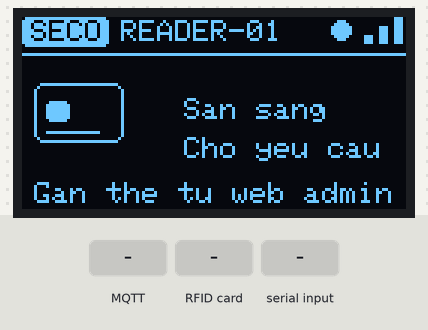
This sketch was run on a simulated ESP32-S3. Parts: 128×64 one-colour display. The inputs (shaded band) are chosen by the test bench. WiFi joins after 1.5 s; servers stay silent unless stated; no MQTT or app messages arrive unless stated; what the sketch prints to the serial monitor is not drawn.

Above: at 2.9 s.
3.0 s: MQTT message "1" arrives on the second subscribed topic
At 3.3 s:
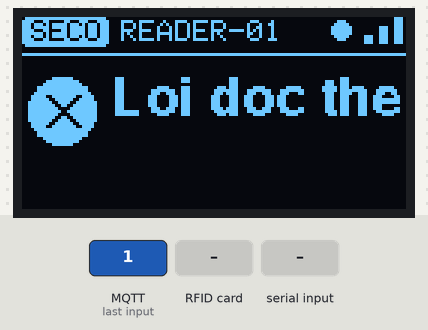
4.5 s: RFID card 5E 7A 19 C4 held to the reader
At 4.9 s:
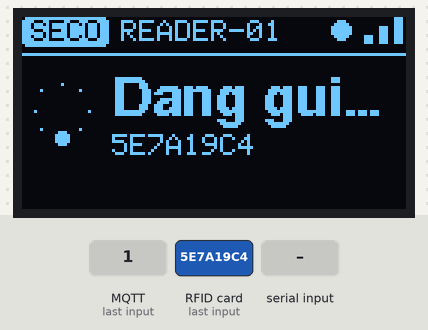
7.0 s: "SCAN\n" received over Serial
At 7.2 s:
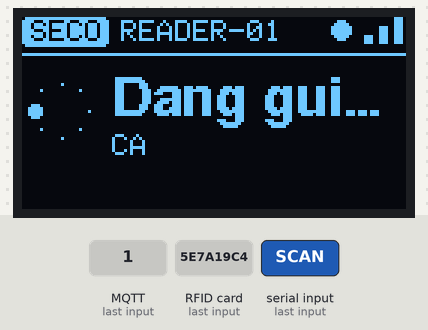
9.3 s: "REPLACE\n" received over Serial
At 9.51 s:
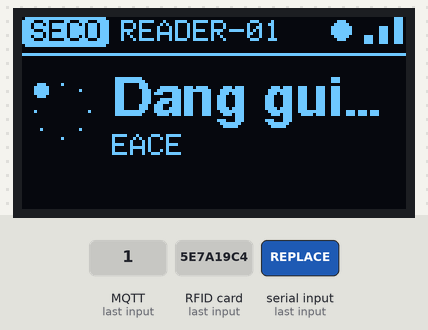
11.7 s: "DONE\n" received over Serial
At 13.92 s:
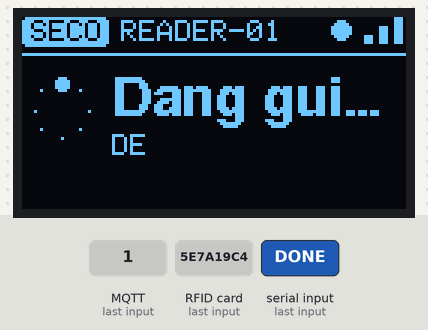
14.0 s: "CANCEL\n" received over Serial
At 14.43 s:
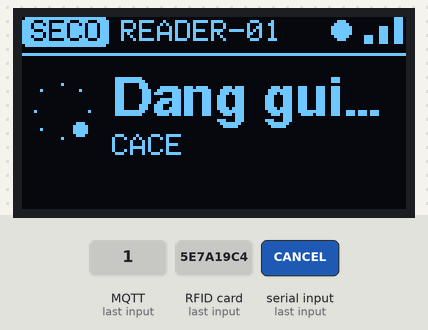
Timing chart, 0 to 17.0 s (numbered marks = the images above; inputs shaded):
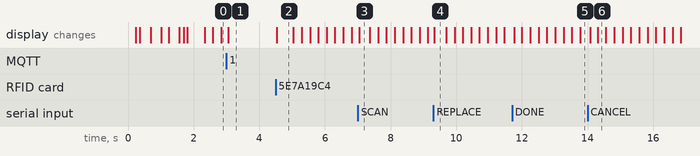

The sketch:

sketch.ino
```cpp
/*
 * SECO admin desk RFID reader (READER-01) - assign / replace a member's card.
 *
 * Flow (FR02, Web Admin > Member details)
 *   1. Admin creates a member, then clicks "Gán thẻ" (or "Đổi thẻ").
 *      The API sends cmd SCAN; the OLED shows "QUET THE CHO: <member>".
 *   2. Tap a card. The reader sends its UID; the web dialog shows it.
 *   3. Admin clicks "Hoàn tất": the API saves the UID as the member's card
 *      (a replaced card is unlinked) and sends cmd DONE -> "DA GAN THE".
 *   The member can then tap this card at a charging station to start charging.
 *
 * The card is read by an MFRC522 (SPI). In Wokwi click the reader to open its
 * control panel, pick a card and press "Tap". A hex UID typed in the Serial
 * Monitor (e.g. 04A31F7C + Enter) is accepted too.
 *
 * MQTT (this is not a charging station, so it has its own namespace)
 *   sub seco/reader/READER-01/cmd     SCAN | DONE | CANCEL
 *   sub seco/reader/READER-01/res     result of a scan
 *   pub seco/reader/READER-01/scan    {"uid", "registration_id"}
 *   pub seco/reader/READER-01/hb      heartbeat every 10 s
 *   pub seco/reader/READER-01/status  ONLINE (retained), OFFLINE via last will
 */

#include <ArduinoJson.h>
#include <Adafruit_GFX.h>
#include <Adafruit_SSD1306.h>
#include <Fonts/FreeSansBold9pt7b.h>
#include <MFRC522.h>
#include <PubSubClient.h>
#include <SPI.h>
#include <WiFi.h>
#include <WiFiClientSecure.h>
#include <Wire.h>

// ---- Configuration ---------------------------------------------------------

const char *WIFI_SSID = "Wokwi-GUEST";
const char *WIFI_PASSWORD = "";

// Broker: broker.hivemq.com, the broker of the API deployed on Render
// (https://seco-backend-api.onrender.com); the web app is on Vercel
// (https://iad-seco.vercel.app). Nothing runs on your computer. In Wokwi use
// the plain port 1883 (MQTT_TLS 0): the Wokwi gateway does not open TLS to
// 8883 (rc=-2), and broker.hivemq.com is one broker on both ports, so the API
// still gets every message.
#define MQTT_TLS 0  // 1 = broker.hivemq.com:8883 over TLS (real hardware on a normal network)
const char *MQTT_HOST = "broker.hivemq.com";
const uint16_t MQTT_PORT = MQTT_TLS ? 8883 : 1883;
const char *MQTT_USERNAME = nullptr;  // set both for a private broker (HiveMQ Cloud)
const char *MQTT_PASSWORD = nullptr;

// Must match ADMIN_READER_ID of the API (default READER-01).
const char *READER_ID = "READER-01";
const char *FIRMWARE = "desk-reader-1.0";

// MFRC522 on the ESP32-S3 SPI bus (FSPI default pins).
const uint8_t RFID_SCK = 12;
const uint8_t RFID_MISO = 13;
const uint8_t RFID_MOSI = 11;
const uint8_t RFID_SS = 10;   // "SDA" on the module
const uint8_t RFID_RST = 14;


const uint8_t I2C_SDA = 8;
const uint8_t I2C_SCL = 9;

const unsigned long HEARTBEAT_MS = 10000;
const unsigned long MESSAGE_MS = 3500;  // how long a result stays on the OLED

// ---- State -----------------------------------------------------------------

#if MQTT_TLS
WiFiClientSecure wifi;  // TLS
#else
WiFiClient wifi;
#endif
PubSubClient mqtt(wifi);
Adafruit_SSD1306 oled(128, 64, &Wire, -1);  // SSD1306 128x64 I2C, 0x3C
MFRC522 rfid(RFID_SS, RFID_RST);

bool waiting = false;           // a SCAN request is open
String registrationId;
String memberName;
bool replacing = false;
unsigned long deadline = 0;

unsigned long lastHeartbeat = 0;
unsigned long messageUntil = 0;  // 0 = show the home screen
String serialLine;

// OLED notice (see "OLED" below). Declared before any function: the Arduino
// builder puts the function prototypes there.
enum class Icon { Ok, Error, Info, Busy };

struct Notice {
  Icon icon;
  String title;
  String detail;
  String hint;
} notice;

String topic(const char *kind) { return String("seco/reader/") + READER_ID + "/" + kind; }

// ---- OLED ------------------------------------------------------------------

/** Keep the ASCII base letter of Vietnamese characters; the OLED font has no accents. */
String ascii(const String &text) {
  // U+1EA0..U+1EF9 (Ạ..ỹ) in order, reduced to their base letters.
  static const char *EXT = "AaAaAaAaAaAaAaAaAaAaAaAaEeEeEeEeEeEeEeEeIiIiOoOoOoOoOoOoOoOoOoOoOoOoUuUuUuUuUuUuUuYyYyYyYy";
  // U+00C0..U+00FF (À..ÿ).
  static const char *LATIN1 = "AAAAAAACEEEEIIIIDNOOOOOxOUUUUYPsaaaaaaaceeeeiiiidnooooo/ouuuuypy";
  String out;
  for (size_t i = 0; i < text.length();) {
    uint8_t c = text[i];
    uint32_t cp;
    size_t len;
    if (c < 0x80) { cp = c; len = 1; }
    else if ((c & 0xE0) == 0xC0 && i + 1 < text.length()) { cp = ((c & 0x1F) << 6) | (text[i + 1] & 0x3F); len = 2; }
    else if ((c & 0xF0) == 0xE0 && i + 2 < text.length()) { cp = ((c & 0x0F) << 12) | ((text[i + 1] & 0x3F) << 6) | (text[i + 2] & 0x3F); len = 3; }
    else { i++; continue; }
    i += len;

    if (cp < 0x80) out += char(cp);
    else if (cp >= 0x1EA0 && cp <= 0x1EF9) out += EXT[cp - 0x1EA0];
    else if (cp >= 0xC0 && cp <= 0xFF) out += LATIN1[cp - 0xC0];
    else if (cp == 0x0102 || cp == 0x0103) out += cp == 0x0102 ? 'A' : 'a';
    else if (cp == 0x0110 || cp == 0x0111) out += cp == 0x0110 ? 'D' : 'd';
    else if (cp == 0x0128 || cp == 0x0129) out += cp == 0x0128 ? 'I' : 'i';
    else if (cp == 0x0168 || cp == 0x0169) out += cp == 0x0168 ? 'U' : 'u';
    else if (cp == 0x01A0 || cp == 0x01A1) out += cp == 0x01A0 ? 'O' : 'o';
    else if (cp == 0x01AF || cp == 0x01B0) out += cp == 0x01AF ? 'U' : 'u';
  }
  return out;
}

#ifndef OLED_ENABLED
#define OLED_ENABLED 1
#endif

// Screens (128x64): a status bar on top, then one of
//   connecting  logo + what we are waiting for
//   idle        card icon with RFID waves, "San sang"
//   waiting     member name + countdown bar while a SCAN request is open
//   notice      icon (ok / error / info / busy) + title + detail, a few seconds
String connectStatus = "Khoi dong...";
unsigned long waitTotalMs = 1;
const GFXfont *BOLD = &FreeSansBold9pt7b;

uint16_t textWidth(const String &text, const GFXfont *font) {
  int16_t x1, y1;
  uint16_t w, h;
  oled.setFont(font);
  oled.setTextSize(1);
  oled.getTextBounds(text, 0, 0, &x1, &y1, &w, &h);
  return w;
}

/**
 * Text whose baseline is at y, inside [x, x + width). Bold falls back to the
 * small font when it does not fit; the small font is clipped with "..".
 */
void label(String text, int16_t x, int16_t y, int16_t width, bool center, bool bold = false) {
  text = ascii(text);
  const GFXfont *font = bold && textWidth(text, BOLD) <= width ? BOLD : nullptr;
  if (!font) {
    int maxChars = width / 6;
    if ((int)text.length() > maxChars) text = text.substring(0, max(0, maxChars - 2)) + "..";
  }
  uint16_t w = textWidth(text, font);
  oled.setFont(font);
  oled.setTextColor(SSD1306_WHITE);
  // Custom fonts are drawn from the baseline, the built-in one from its top.
  oled.setCursor(center ? x + (width - (int16_t)w) / 2 : x, font ? y : y - 7);
  oled.print(text);
  oled.setFont(nullptr);
}

void drawStatusBar() {
  oled.fillRoundRect(0, 0, 29, 10, 2, SSD1306_WHITE);
  oled.setFont(nullptr);
  oled.setTextColor(SSD1306_BLACK);
  oled.setCursor(3, 1);
  oled.print("SECO");
  oled.setTextColor(SSD1306_WHITE);
  oled.setCursor(33, 1);
  oled.print(READER_ID);

  // MQTT: filled dot = connected to the backend.
  if (mqtt.connected()) oled.fillCircle(106, 4, 3, SSD1306_WHITE);
  else oled.drawCircle(106, 4, 3, SSD1306_WHITE);

  // WiFi signal: 3 bars.
  int bars = 0;
  if (WiFi.status() == WL_CONNECTED) {
    long rssi = WiFi.RSSI();
    bars = rssi > -60 ? 3 : rssi > -72 ? 2 : 1;
  }
  for (int i = 0; i < 3; i++) {
    int h = 3 + i * 3, bx = 114 + i * 5;
    if (i < bars) oled.fillRect(bx, 9 - h, 3, h, SSD1306_WHITE);
    else oled.drawFastHLine(bx, 8, 3, SSD1306_WHITE);
  }
  oled.drawFastHLine(0, 12, 128, SSD1306_WHITE);
}

void drawSpinner(int16_t cx, int16_t cy, int16_t r) {
  int active = (millis() / 250) % 8;
  for (int i = 0; i < 8; i++) {
    float a = i * PI / 4;
    int16_t px = cx + cos(a) * r, py = cy + sin(a) * r;
    if (i == active) oled.fillCircle(px, py, 2, SSD1306_WHITE);
    else oled.drawPixel(px, py, SSD1306_WHITE);
  }
}

void drawIcon(Icon icon, int16_t cx, int16_t cy) {
  const int16_t r = 11;
  switch (icon) {
    case Icon::Ok:
      oled.fillCircle(cx, cy, r, SSD1306_WHITE);
      for (int t = 0; t < 2; t++) {  // 2 px thick check mark
        oled.drawLine(cx - 6, cy + t, cx - 2, cy + 4 + t, SSD1306_BLACK);
        oled.drawLine(cx - 2, cy + 4 + t, cx + 6, cy - 4 + t, SSD1306_BLACK);
      }
      break;
    case Icon::Error:
      oled.fillCircle(cx, cy, r, SSD1306_WHITE);
      for (int t = 0; t < 2; t++) {
        oled.drawLine(cx - 5 + t, cy - 5, cx + 5 + t, cy + 5, SSD1306_BLACK);
        oled.drawLine(cx + 5 + t, cy - 5, cx - 5 + t, cy + 5, SSD1306_BLACK);
      }
      break;
    case Icon::Info:
      oled.drawCircle(cx, cy, r, SSD1306_WHITE);
      oled.fillRect(cx - 1, cy - 1, 3, 7, SSD1306_WHITE);
      oled.fillRect(cx - 1, cy - 6, 3, 3, SSD1306_WHITE);
      break;
    case Icon::Busy:
      drawSpinner(cx, cy, 9);
      break;
  }
}

/** Card with a chip and RFID waves that grow one by one. */
void drawCard(int16_t x, int16_t y) {
  oled.drawRoundRect(x, y, 30, 20, 3, SSD1306_WHITE);
  oled.fillRoundRect(x + 4, y + 6, 8, 7, 1, SSD1306_WHITE);
  oled.drawFastHLine(x + 4, y + 16, 18, SSD1306_WHITE);
  int waves = (millis() / 350) % 4;
  for (int i = 0; i < waves; i++) oled.drawCircleHelper(x + 32, y + 10, 4 + i * 4, 0x2 | 0x4, SSD1306_WHITE);
}

void drawConnecting() {
  label("SECO", 0, 36, 128, true, true);
  label(WiFi.status() == WL_CONNECTED ? "Ket noi may chu..." : connectStatus, 0, 50, 128, true);
  for (int i = 0; i < 3; i++) {  // loading dots
    bool on = (millis() / 300) % 3 == (unsigned long)i;
    if (on) oled.fillCircle(56 + i * 8, 59, 2, SSD1306_WHITE);
    else oled.drawCircle(56 + i * 8, 59, 2, SSD1306_WHITE);
  }
}

void drawIdle() {
  drawCard(4, 22);
  label("San sang", 54, 34, 74, false, true);
  label("Cho yeu cau", 54, 47, 74, false);
  label("Gan the tu web admin", 0, 62, 128, true);
}

void drawWaiting() {
  label(replacing ? "DOI THE CHO" : "GAN THE CHO", 0, 22, 128, true);
  label(memberName, 0, 39, 128, true, true);
  // Blinking prompt + countdown bar.
  if ((millis() / 600) % 2) label("Dat the len dau doc", 0, 51, 128, true);
  long left = max(0L, (long)(deadline - millis()));
  int fill = (int)(96L * left / (long)waitTotalMs);
  oled.drawRoundRect(0, 56, 100, 8, 3, SSD1306_WHITE);
  if (fill > 2) oled.fillRoundRect(2, 58, fill, 4, 1, SSD1306_WHITE);
  oled.setFont(nullptr);
  oled.setCursor(104, 56);
  oled.printf("%2lds", (left + 999) / 1000);
}

void drawNotice() {
  drawIcon(notice.icon, 13, 31);
  label(notice.title, 30, 32, 98, false, true);
  label(notice.detail, 30, 46, 98, false);
  if (notice.hint.length()) label(notice.hint, 0, 62, 128, true);
}

/** Send the frame only when it changed: the 1 KB I2C transfer is the slow part. */
void flush() {
  static uint32_t lastHash = 0;
  const uint8_t *buffer = oled.getBuffer();
  uint32_t hash = 2166136261u;  // FNV-1a
  for (int i = 0; i < 128 * 64 / 8; i++) hash = (hash ^ buffer[i]) * 16777619u;
  if (hash == lastHash) return;
  lastHash = hash;
  oled.display();
}

void render() {
  if (!OLED_ENABLED) return;
  oled.clearDisplay();
  drawStatusBar();
  if (messageUntil) drawNotice();
  else if (WiFi.status() != WL_CONNECTED || !mqtt.connected()) drawConnecting();
  else if (waiting) drawWaiting();
  else drawIdle();
  flush();
}

/** Show a result for a few seconds, then go back to the current screen. */
void notify(Icon icon, const String &title, const String &detail, const String &hint = "") {
  notice = {icon, title, detail, hint};
  messageUntil = millis() + MESSAGE_MS;
  Serial.printf("[OLED] %s | %s %s\n", ascii(title).c_str(), ascii(detail).c_str(), ascii(hint).c_str());
  render();
}

void showHome() { render(); }

// ---- MQTT ------------------------------------------------------------------

void publishJson(const char *kind, JsonDocument &doc) {
  String body;
  serializeJson(doc, body);
  mqtt.publish(topic(kind).c_str(), body.c_str());
  Serial.printf("-> %s %s\n", topic(kind).c_str(), body.c_str());
}

void stopWaiting() {
  waiting = false;
  registrationId = "";
  memberName = "";
  replacing = false;
}

void onCommand(JsonDocument &doc) {
  String command = doc["command"] | "";

  if (command == "SCAN") {
    waiting = true;
    registrationId = doc["registration_id"] | "";
    memberName = doc["user_name"] | "";
    replacing = String(doc["mode"] | "ASSIGN") == "REPLACE";
    deadline = millis() + (unsigned long)(doc["timeout_s"] | 90) * 1000UL;
    waitTotalMs = max(1UL, deadline - millis());
    messageUntil = 0;
    showHome();
    Serial.printf("SCAN for %s: tap a card on the MFRC522 (or type a UID)\n", memberName.c_str());
    return;
  }

  if (command == "DONE") {
    String name = doc["user_name"] | "";
    stopWaiting();
    notify(Icon::Ok, "Da gan the", name, "The da san sang de sac");
    return;
  }

  if (command == "CANCEL") {
    if (registrationId.isEmpty() || registrationId == (doc["registration_id"] | "")) {
      stopWaiting();
      notify(Icon::Info, "Da huy", "Yeu cau gan the da dong");
    }
  }
}

void onResult(JsonDocument &doc) {
  bool ok = doc["ok"] | false;
  String error = doc["error"] | "";
  String uid = doc["uid"] | "";

  if (ok) {
    notify(Icon::Ok, "Da doc the", uid, "Bam Hoan tat tren web");
  } else if (error == "UID_TAKEN") {
    notify(Icon::Error, "The da co chu", uid, "Hay quet the khac");
  } else if (error == "NO_REQUEST") {
    notify(Icon::Info, "Chua co yeu cau", uid, "Bam Gan the tren web");
  } else {
    notify(Icon::Error, "Loi doc the", error);
  }
}

void onMessage(char *rawTopic, byte *payload, unsigned int length) {
  String t(rawTopic);
  Serial.printf("<- %s %.*s\n", rawTopic, length, (const char *)payload);

  JsonDocument doc;
  if (deserializeJson(doc, payload, length)) return;

  if (t.endsWith("/cmd")) onCommand(doc);
  else if (t.endsWith("/res")) onResult(doc);
}

void connectMqtt() {
  String clientId = String("seco-") + READER_ID + "-" + String((uint32_t)ESP.getEfuseMac(), HEX);
  // Last will: the broker marks the reader OFFLINE if we disappear.
  if (mqtt.connect(clientId.c_str(), MQTT_USERNAME, MQTT_PASSWORD, topic("status").c_str(), 0, true, "OFFLINE")) {
    mqtt.publish(topic("status").c_str(), "ONLINE", true);
    mqtt.subscribe(topic("cmd").c_str());
    mqtt.subscribe(topic("res").c_str());
    Serial.printf("MQTT connected to %s:%u\n", MQTT_HOST, MQTT_PORT);
    lastHeartbeat = 0;
  } else {
    Serial.printf("MQTT connect failed, rc=%d\n", mqtt.state());
  }
  if (!messageUntil) showHome();
}

void heartbeat() {
  JsonDocument doc;
  doc["fw"] = FIRMWARE;
  doc["waiting"] = waiting;
  publishJson("hb", doc);
}

// ---- Card taps -------------------------------------------------------------

void onCardTapped(String uid) {
  uid.trim();
  uid.toUpperCase();
  if (uid.isEmpty()) return;
  if (!mqtt.connected()) {
    notify(Icon::Error, "Mat ket noi", "May chu MQTT");
    return;
  }

  JsonDocument doc;
  doc["uid"] = uid;
  if (waiting) doc["registration_id"] = registrationId;
  publishJson("scan", doc);
  notify(Icon::Busy, "Dang gui...", uid);
}

/** UID bytes as uppercase hex without separators, e.g. 11:22:33:44 -> "11223344". */
String uidHex(const MFRC522::Uid &uid) {
  String out;
  for (byte i = 0; i < uid.size; i++) {
    if (uid.uidByte[i] < 0x10) out += '0';
    out += String(uid.uidByte[i], HEX);
  }
  out.toUpperCase();
  return out;
}

void readCard() {
  static String lastUid;
  static unsigned long lastAt = 0;

  if (!rfid.PICC_IsNewCardPresent() || !rfid.PICC_ReadCardSerial()) return;

  String uid = uidHex(rfid.uid);
  rfid.PICC_HaltA();
  rfid.PCD_StopCrypto1();

  // A card held on the reader is read over and over; count it once.
  if (uid == lastUid && millis() - lastAt < 2000) {
    lastAt = millis();
    return;
  }
  lastUid = uid;
  lastAt = millis();

  Serial.printf("Card %s (%s)\n", uid.c_str(), String(rfid.PICC_GetTypeName(rfid.PICC_GetType(rfid.uid.sak))).c_str());
  onCardTapped(uid);
}

void readSerial() {
  while (Serial.available()) {
    char c = Serial.read();
    if (c == '\n' || c == '\r') {
      if (serialLine.length()) onCardTapped(serialLine);
      serialLine = "";
    } else if (isxdigit(c) && serialLine.length() < 20) {
      serialLine += c;
    }
  }
}

// ---- Arduino ---------------------------------------------------------------

void setup() {
  Serial.begin(115200);

  Wire.begin(I2C_SDA, I2C_SCL);
  Wire.setClock(400000);  // full frame in ~25 ms
  oled.begin(SSD1306_SWITCHCAPVCC, 0x3C);
  render();
  connectStatus = "Ket noi WiFi...";

  SPI.begin(RFID_SCK, RFID_MISO, RFID_MOSI, RFID_SS);
  rfid.PCD_Init();
  Serial.print("MFRC522 ");
  rfid.PCD_DumpVersionToSerial();

  WiFi.begin(WIFI_SSID, WIFI_PASSWORD, 6);
  while (WiFi.status() != WL_CONNECTED) {
    delay(100);
    render();
  }
  Serial.printf("WiFi connected, IP %s\n", WiFi.localIP().toString().c_str());

#if MQTT_TLS
  // Encrypted but not authenticated: fine for the demo broker. Pin the CA
  // (wifi.setCACert) for a private broker.
  wifi.setInsecure();
#endif
  mqtt.setServer(MQTT_HOST, MQTT_PORT);
  mqtt.setBufferSize(1024);
  mqtt.setKeepAlive(30);
  mqtt.setSocketTimeout(25);  // the public broker can take ~20 s to answer CONNECT when busy
  mqtt.setCallback(onMessage);
  connectMqtt();
  Serial.println("Tap a card on the MFRC522 (click it in Wokwi, pick a card, Tap) or type a hex UID + Enter");
}

void loop() {
  static unsigned long lastReconnect = 0;
  if (!mqtt.connected() && millis() - lastReconnect > 3000) {
    lastReconnect = millis();
    connectMqtt();
  }
  mqtt.loop();

  if (mqtt.connected() && (lastHeartbeat == 0 || millis() - lastHeartbeat > HEARTBEAT_MS)) {
    lastHeartbeat = millis();
    heartbeat();
  }

  // The API also expires the request (and sends CANCEL); this frees the OLED.
  if (waiting && (long)(millis() - deadline) > 0) {
    stopWaiting();
    notify(Icon::Info, "Het thoi gian", "Chua quet the nao");
  }

  if (messageUntil && (long)(millis() - messageUntil) > 0) {
    messageUntil = 0;
    showHome();
  }

  // Animations (waves, spinner, countdown).
  static unsigned long lastFrame = 0;
  if (millis() - lastFrame > 250) {
    lastFrame = millis();
    render();
  }

  readCard();
  readSerial();
  delay(20);
}
```

Measured:
- after the input at 3.0 s, the display: changes after 0.05 s (image 1)
- after the input at 4.5 s, the display: changes at once (image 2)
- after the input at 7.0 s, the display: changes after 0.05 s (image 3)
- after the input at 9.3 s, the display: changes at once (image 4)
- after the input at 11.7 s, the display: changes after 0.07 s (image 5)
- after the input at 14.0 s, the display: first changes after 0.08 s (image 6 shows a later state)
- what the display in image 2 shows lasts 0.5 s, from 4.5 s to 5.0 s
